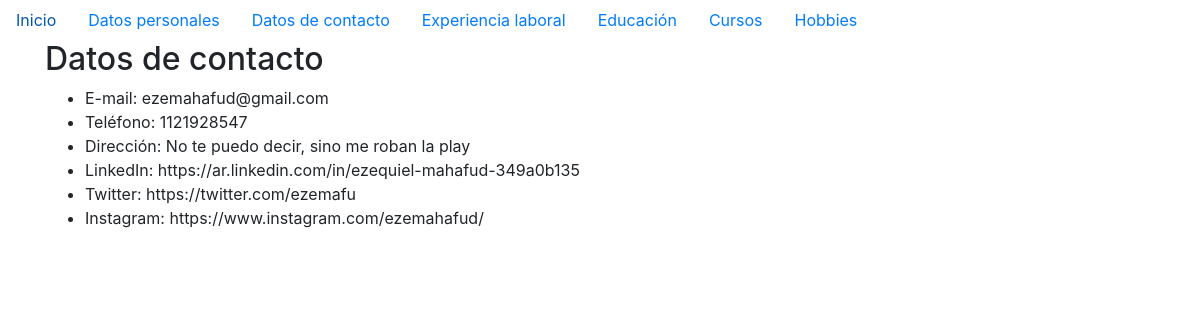
/datos_contacto/, run on the app's committed database.
### cv/models.py (models this page shows, shortened)
class Persona(models.Model):
	nombre = models.CharField(max_length=20)
	apellido = models.CharField(max_length=20)
	fecha_nacimiento = models.DateField('Fecha de nacimiento')
	email = models.EmailField('Correo')
	telefono = models.CharField(max_length=16)
	direccion = models.CharField(max_length=100)
	linkedin = models.URLField(max_length=100, default='')
	twitter = models.URLField(max_length=100, default='')
	instagram = models.URLField(max_length=100, default='')
	resumen = models.CharField(max_length=50)
	descripcion = models.CharField(max_length=300)

### cv/views.py (the view)
# urls.py: path('datos_contacto/', views.datos_contacto, name='datos_contacto'),
def datos_contacto(request):
    datos_contacto = list(Persona.objects.all())
    context = {'datos_contacto': datos_contacto }
    return render(request, 'cv/datos_contacto.html', context)

### cv/templates/cv/datos_contacto.html
{% extends 'cv/base.html' %}
{% block content %}
	<h2>Datos de contacto</h2>
	{% if datos_contacto %}
	<ul>
		{% for dato in datos_contacto %}
			<li>E-mail: {{ dato.email }}</li>
			<li>Teléfono: {{ dato.telefono }}</li>
			<li>Dirección: {{ dato.direccion }}</li>
			<li>LinkedIn: {{ dato.linkedin }}</li>
			<li>Twitter: {{ dato.twitter }}</li>
			<li>Instagram: {{ dato.instagram }}</li>
		{% endfor %}
	</ul>
	{% else %}
		No se encontraron datos de contacto
	{% endif %}
{% endblock %}

### data on the page
Persona: email "ezemahafud@gmail.com", telefono "1121928547", direccion "No te puedo decir, sino me roban la play", linkedin "https://ar.linkedin.com/in/ezequiel-mahafud-349a0b135", twitter "https://twitter.com/ezemafu", instagram "https://www.instagram.com/ezemahafud/"
